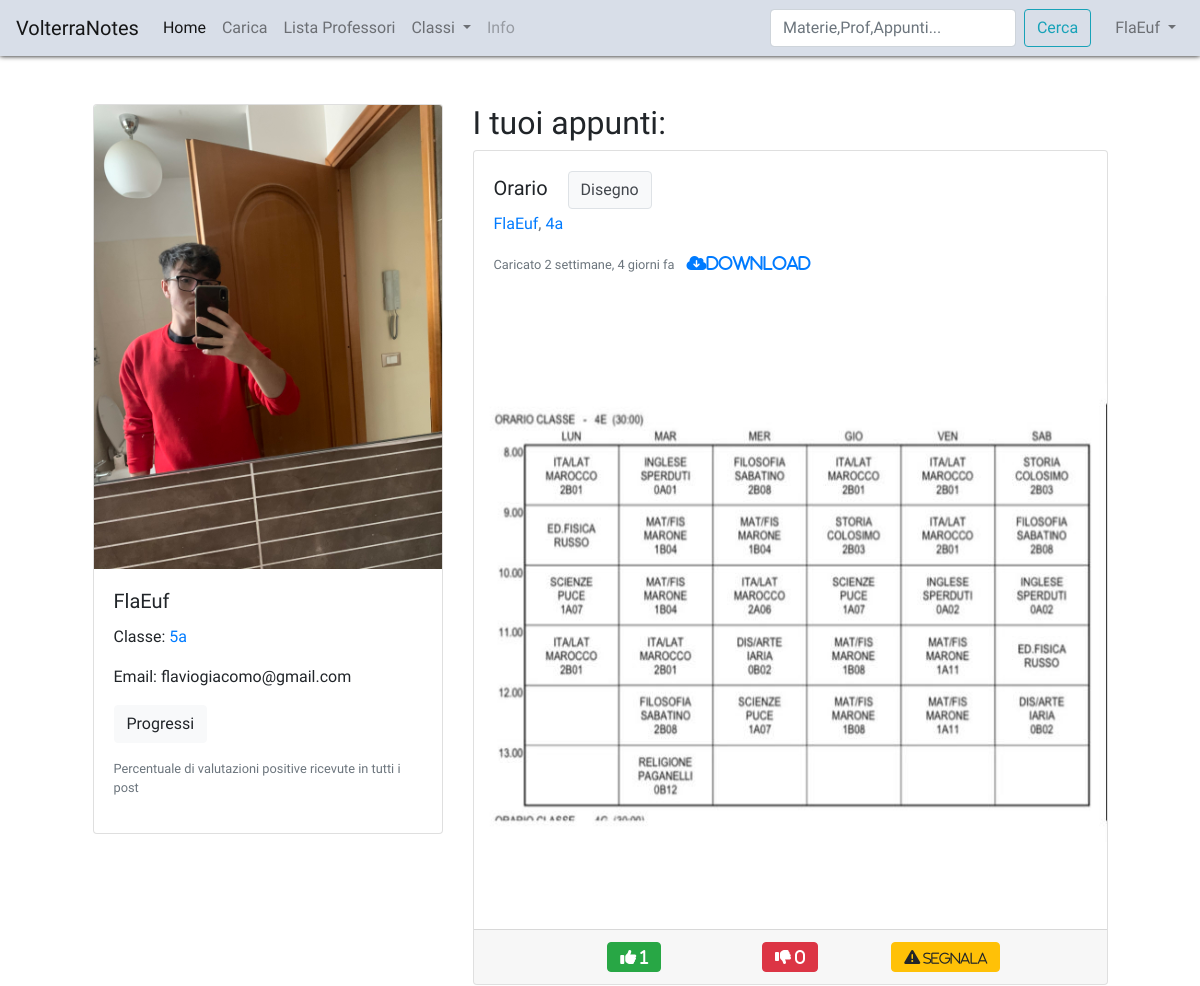
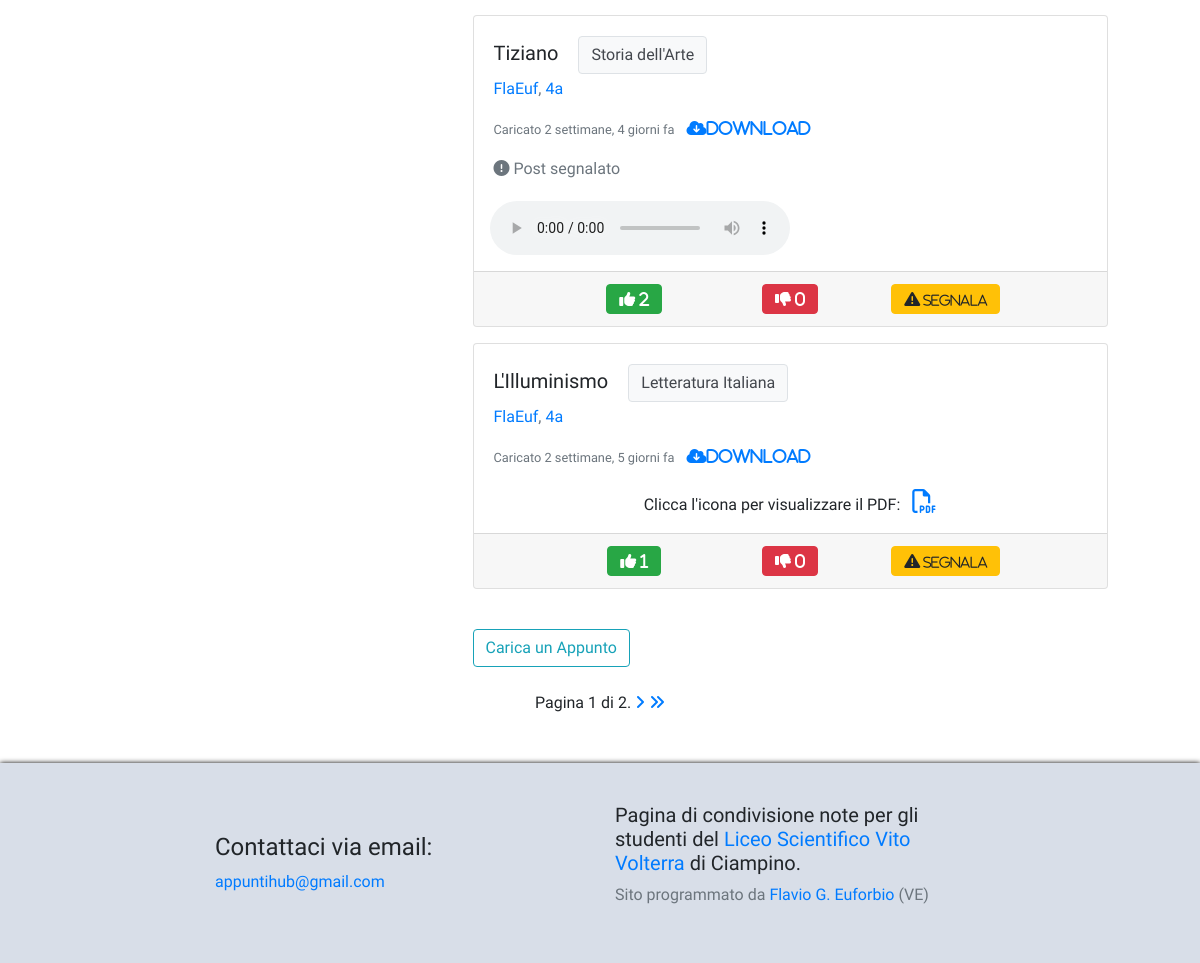
The page /profile/ (signed in) on the database its author committed (2 pictures, top to bottom).
### core/models.py (models this page shows)
class CustomUser(AbstractUser):
    USERNAME_FIELD = 'email'
    classe = models.ForeignKey(Classe, on_delete=models.CASCADE, null=True)
    profile_image = models.ImageField(upload_to="profile_pics", null=True, blank=True)
    email = models.EmailField(unique=True, validators=[validate_email])
    val_pos = models.IntegerField(default=0)
    val_neg = models.IntegerField(default=0)
    REQUIRED_FIELDS = []
    def __str__(self):
        return self.username
    def get_val_ratio(self):
        tot = self.val_pos + self.val_neg
        if tot:
            ratio_pos = round((self.val_pos/tot) * 100,2)
            ratio_neg = round((self.val_neg/tot) * 100,2)
            ratio_pos = str(ratio_pos)+"%"
            ratio_neg = str(ratio_neg)+"%"
            return ratio_pos, ratio_neg
        return "0%", "0%"

### content/models.py (models this page shows, shortened)
class Classe(models.Model):
    grado = models.IntegerField()
    def __str__(self):
        return str(self.grado)+"a"
    class Meta:
        verbose_name = "Classe"
        verbose_name_plural = "Classi"

class Nota(models.Model):
    titolo = models.CharField(max_length=60)
    professore = models.ForeignKey(Professore, on_delete=models.CASCADE)
    materia = models.ForeignKey(Materia, on_delete=models.CASCADE)
    classe = models.ForeignKey(Classe, on_delete=models.CASCADE, null=True)
    studente = models.ForeignKey("core.CustomUser", on_delete=models.CASCADE, related_name="appunti", blank=True, null=True)
    immagine = models.ImageField(upload_to="notes/", validators=[validate_ext_image], blank=True)
    file_pdf = models.FileField(upload_to='pdf/', validators=[validate_ext_pdf], blank=True)
    file_audio = models.FileField(upload_to="audio/", validators=[validate_ext_audio], blank=True)
    data_pubblicazione = models.DateTimeField(auto_now_add=True)
    utile = models.IntegerField(default=0)
    non_utile = models.IntegerField(default=0)
    votanti = models.ManyToManyField("core.CustomUser", blank=True, related_name="note_votate")
    segnalanti = models.ManyToManyField("core.CustomUser", blank=True, related_name="note_segnalate")
    class Meta:
        verbose_name = "Nota"
        verbose_name_plural = "Note"

class Materia(models.Model):
    nome = models.CharField(max_length=60)
    classi = models.ManyToManyField(Classe)
    class Meta:
        verbose_name = "Materia"
        verbose_name_plural = "Materie"

### core/views.py (the view)
# urls.py: path("profile/", profile_view, name="profile"),
@login_required
def profile_view(request):
    user = request.user
    note = Nota.objects.filter(studente=user).order_by('-data_pubblicazione')
    ratio_pos, ratio_neg = user.get_val_ratio()
    paginator = Paginator(note, 3)
    page_number = request.GET.get('page')
    page_obj = paginator.get_page(page_number)
    context = {"user":user, "page_obj":page_obj, "ratio_pos":ratio_pos, "ratio_neg":ratio_neg}
    return render(request, "registration/profile_view.html", context)

### templates/registration/profile_view.html (shortened to what this page needs)
{% extends 'base.html' %}
{% block extra_js %}
  {% load static %}
{% endblock %}
{% block content %}
  <div class="row justify-content-center mt-3">
    <div class="col-md-4 profile_col">
      <div class="card">
        {% if user.profile_image %}
          <img class="card-img-top" src="{{user.profile_image.url}}" alt="Nessun Immagine di Profilo">
        {% endif %}
        <div class="card-body">
          <h5 class="card-title">{{user.username}}</h5>
          <p class="card-text">Classe: <a href="{% url 'notes_by_year' year=user.classe %}">{{user.classe}}</a></p>
          <p class="card-text">Email: {{user.email}}</p>
          <button onclick="progress_bar('{{ratio_pos}}','{{ratio_neg}}')" class="btn btn-light">Progressi</button>
          <p class="mt-3"><small class="text-muted">Percentuale di valutazioni positive ricevute in tutti i post</small></p>
        </div>
      </div>
    </div>
    <div class="col-md-7 profile_col">
      <h2 class="profile_header">I tuoi appunti: </h2>
      {% include 'notes.html' %}
      <a align="center" href="{% url 'main_upload' %}" class="btn btn-outline-info mt-4">Carica un Appunto</a>
    </div>
  </div>
  {% include 'pagination.html' %}
{% endblock %}

### templates/base.html (shortened to what this page needs)
<html>
  <head>
    <link rel="stylesheet" href="https://maxcdn.bootstrapcdn.com/bootstrap/4.0.0/css/bootstrap.min.css">
  </head>
  <body>
    <nav class="navbar navbar-expand-lg navbar-custom navbar-light" style="box-shadow: 0 0 5px black;">
      <a class="navbar-brand" href="{% url 'homepage' %}">VolterraNotes</a>
      <div class="collapse navbar-collapse" id="navbarSupportedContent">
        <ul class="navbar-nav mr-auto">
          <li class="nav-item active">
            <a class="nav-link" href="{% url 'homepage' %}">Home <span class="sr-only">(current)</span></a>
          </li>
          <li class="nav-item">
            <a class="nav-link" href="{% url 'main_upload' %}">Carica</a>
          </li>
          <li class="nav-item">
            <a class="nav-link" href="{% url 'professori' %}">Lista Professori</a>
          </li>
          <li class="nav-item dropdown">
            <a class="nav-link dropdown-toggle" href="#" id="navbarDropdown" role="button" data-toggle="dropdown" aria-haspopup="true" aria-expanded="false">
              Classi
            </a>
          </li>
          <li class="nav-item">
            <a class="nav-link disabled" href="#footer" tabindex="-1" aria-disabled="true">Info</a>
          </li>
        </ul>
        <form class="form-inline my-2 my-lg-0" action="{% url 'research' %}" method="get">
          <input class="form-control mr-sm-2" type="search" placeholder="Materie,Prof,Appunti..." aria-label="Search" name="research">
          <button class="btn btn-outline-info my-2 my-sm-0" type="submit">Cerca</button>
        </form>
        <ul class="navbar-nav ml-3">
          {% if not request.user.is_authenticated %}
            <li class="nav-item">
              <a class="nav-link" href="{% url 'login' %}">
                Login
              </a>
            </li>
            <li class="nav-item">
              <a class="nav-link" href="{% url 'register' %}">
                Registrati
              </a>
            </li>
          {% else %}
          <li class="nav-item dropdown">
            <a class="nav-link dropdown-toggle" href="#" id="profileDropdown" role="button" data-toggle="dropdown" aria-haspopup="true" aria-expanded="false" >
              {{request.user}}
            </a>
          {% endif %}
        </ul>
      </div>
    </nav>
    <div class="container body mt-5 mb-5">
      {% block content %}
      {% endblock content %}
    </div>
    <div id="footer" class="row justify-content-center m-0" style="height: 200px; background-color: #d8dee8; margin-top: 100px; box-shadow: 0 0 5px black;">
      <div class="col-md-4 my-auto">
        <h4>Contattaci via email:</h4>
        <a href="mailto:appuntihub@gmail.com">appuntihub@gmail.com</a>
      </div>
      <div class="col-md-4 my-auto">
        <h5>Pagina di condivisione note per gli studenti del <a href="http://www.liceovolterra.edu.it">Liceo Scientifico Vito Volterra</a> di Ciampino.</h5>
        <p class="text-muted">Sito programmato da <a href="https://www.instagram.com/flavioeuforbio">Flavio G. Euforbio</a> (VE)</p>
      </div>
    </div>
  </body>
</html>

### content/templates/notes.html (shortened to what this page needs)
{% for nota in page_obj %}
  <div class="card mb-3">
    <div class="card-body">
      <h5 class="card-title inline-button">{{nota.titolo}}</h5><p class="btn btn-light border note_subject my-0"><a href="{% url 'notes_by_subject' subject=nota.materia.nome %}" style="color: #43474d; text-decoration: none;">{{nota.materia.nome}}</a></p>
      <p class="text-muted nome_studente_nota"><a href="{% url 'other_profiles' user_pk=nota.studente.pk %}">{{nota.studente.username}}</a>, <a href="{% url 'notes_by_year' year=nota.classe %}">{{nota.classe}}</a></p>
      <p class="card-text d-inline"><small class="text-muted">Caricato {{nota.data_pubblicazione | timesince}} fa</small>
        {% if nota.immagine %}
          <a class="ml-2" href="{{nota.immagine.url}}" download>
            <i class="fas fa-cloud-download-alt">Download</i>
          </a>
        {% endif %}
        {% if nota.file_pdf %}
          <a class="ml-2" href="{{nota.file_pdf.url}}" download>
            <i class="fas fa-cloud-download-alt">Download</i>
          </a>
        {% endif %}
        {% if nota.file_audio %}
          <a class="ml-2" href="{{nota.file_audio.url}}" download>
            <i class="fas fa-cloud-download-alt">Download</i>
          </a>
        {% endif %}
      </p>
      {% if nota.segnalazioni.all %}
        <p style="cursor:pointer;" class="text-muted mb-0 mt-3 btn-btn-danger" data-toggle="modal" data-target="#{{forloop.counter}}"><i class="fas fa-exclamation-circle"></i>  Post segnalato</p>
      {% endif %}
      {% load index %}
    </div>
    {% if nota.immagine %}
      <a href="{{nota.immagine.url}}">
        <img class="card-img-bottom" src="{{nota.immagine.url}}" alt="Card image cap">
      </a>
    {% endif %}
    {% if nota.file_pdf %}
      <p align="center">Clicca l'icona per visualizzare il PDF: <a href="{{nota.file_pdf.url}}"><i class="far fa-file-pdf ml-2"></i></a></p>
    {% endif %}
    {% if nota.file_audio %}
      <audio controls class="ml-3 mb-3">
        <source src="{{nota.file_audio.url}}" type="audio/mpeg">
      </audio>
    {% endif %}
    <div class="card-footer">
      <div class="row justify-content-center">
        <div class="col-3 text-center">
          <a href="{% url 'upvote' nota_pk=nota.pk %}?next={{request.get_full_path}}" class="btn btn-success"><i class="fas fa-thumbs-up"> {{nota.utile}}</i></a>
        </div>
        <div class="col-3 text-center">
          <a href="{% url 'downvote' nota_pk=nota.pk %}?next={{request.get_full_path}}" class="btn btn-danger"><i class="fas fa-thumbs-down"> {{nota.non_utile}}</i></a>
        </div>
        <div class="col-3 text-center">
          <a href="{% url 'form_segnalazione' nota_pk=nota.pk %}" class="btn btn-warning"><i class="fas fa-exclamation-triangle"><small>  Segnala</small></i></a>
        </div>
      </div>
    </div>
  </div>
{% empty %}
  <p class="text-muted">Non hai ancora condiviso nessun appunto...</p>
{% endfor %}

### templates/base.html (style rules this page uses)
.navbar-custom { background-color: #d8dee8; }
body { font-family: 'Ubuntu', sans-serif; }
.body { min-height: calc(100vh - 350px); }
.note_subject { margin-left: 20px; display: inline-block; }
.fa-file-pdf { font-size: 24px; }
.inline-button { display: inline-block; }

### rows shown on the page
CustomUser: user "FlaEuf", profile_image (picture), username "FlaEuf", classe "5a", email "flaviogiacomo@gmail.com"
Nota: titolo "Orario", materia.nome "Disegno", studente.username "FlaEuf", classe "4a", data_pubblicazione "2 settimane, 4 giorni", immagine (picture), utile "1", non_utile "0"
Nota: titolo "Tiziano", materia.nome "Storia dell'Arte", studente.username "FlaEuf", classe "4a", data_pubblicazione "2 settimane, 4 giorni", utile "2", non_utile "0"
Nota: titolo "L'Illuminismo", materia.nome "Letteratura Italiana", studente.username "FlaEuf", classe "4a", data_pubblicazione "2 settimane, 5 giorni", utile "1", non_utile "0"

### other values the page prints
{{ page_obj.number }} "1"
{{ page_obj.paginator.num_pages }} "2"
